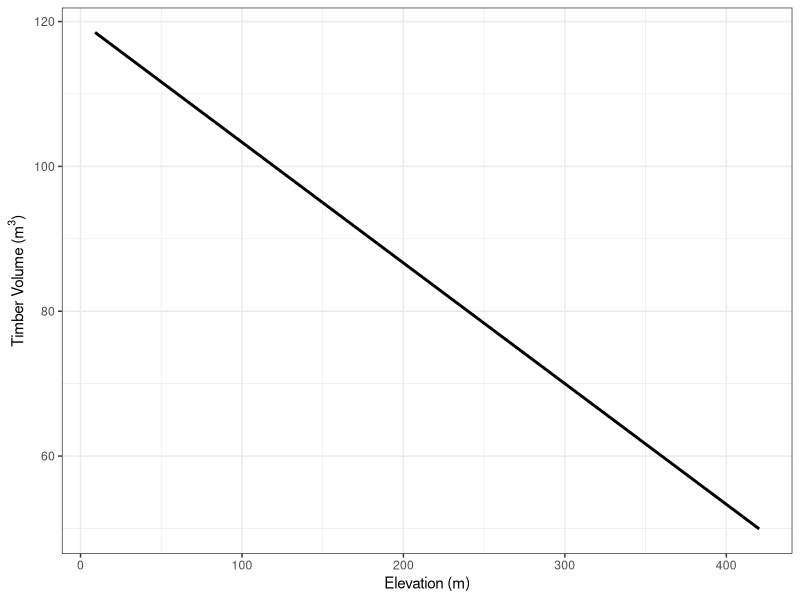
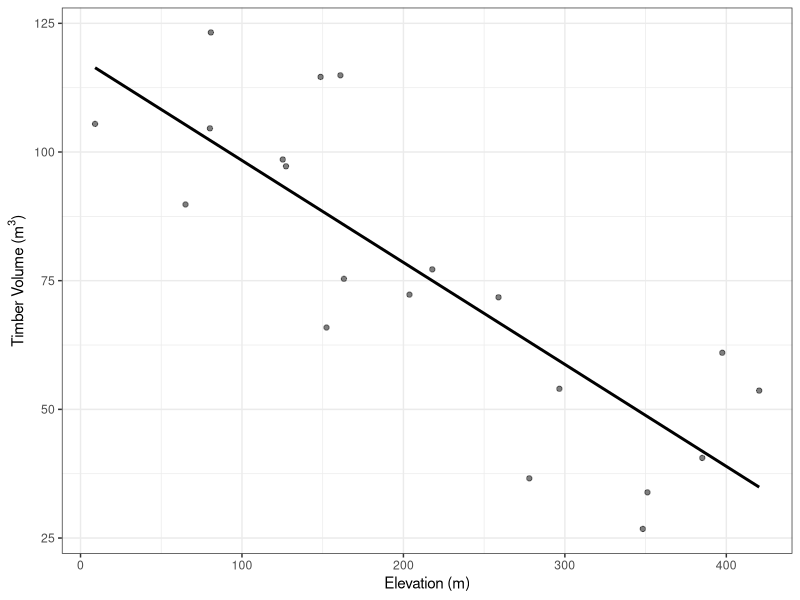
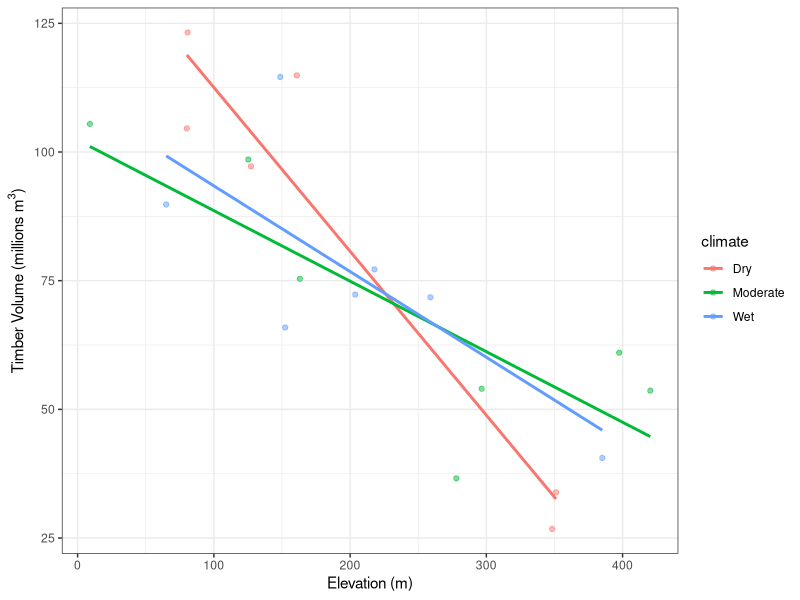
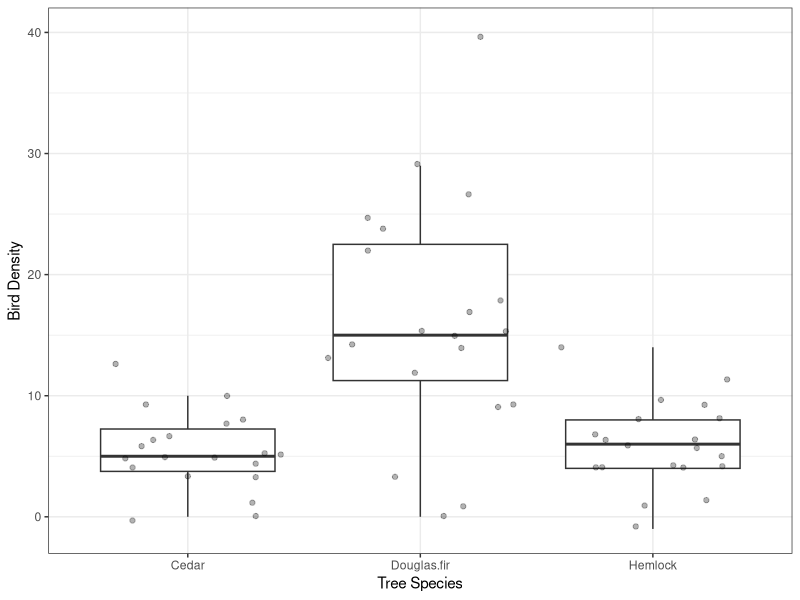
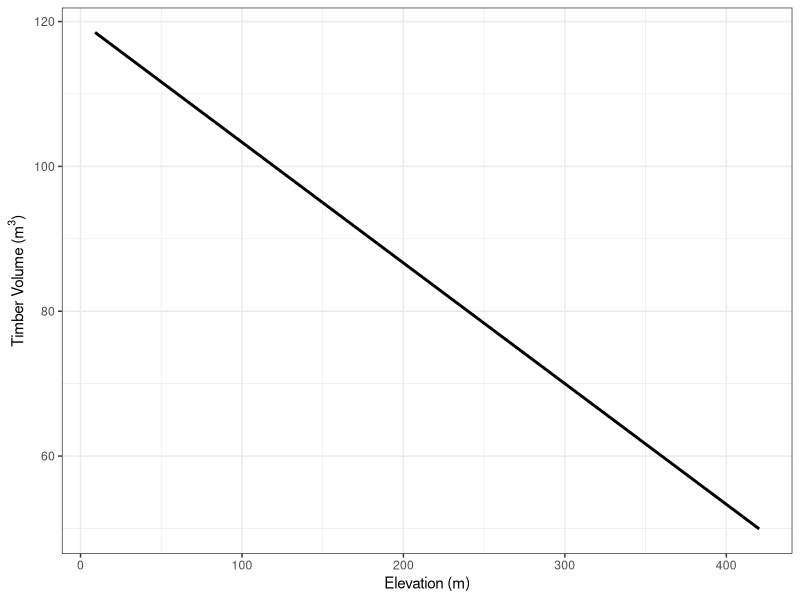
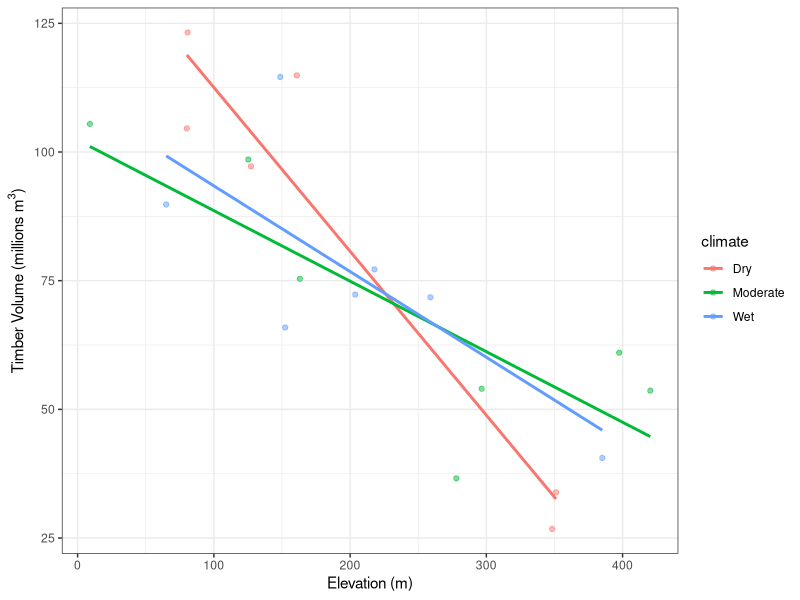
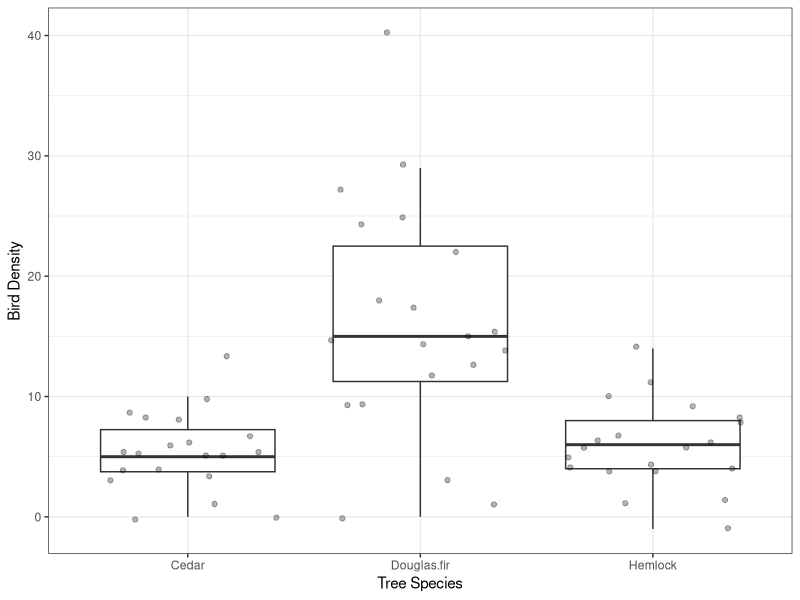

These charts were generated, in order, by the following R code:
## ---- chunk 1
#| warning: false

library(ggplot2)
library(truncnorm)
library(dplyr)
library(tidyr)

# set a seed for reproducibility
set.seed(10)
## ---- chunk 2
elevation <- rtruncnorm(a = 0, b = 1500, n = 20, mean = 200, sd = 200)
## ---- chunk 3
harvesting <- (elevation*(-1/6) + 120)

# y = slope(x) + intercept + random variation
harvesting_random <- (elevation * (-1 / 6) + 120 + rtruncnorm(a = -50, b = 50, n = 20, mean = 0, sd = 20))
## ---- chunk 4
#| warning: false
#| label: fig-first
#| fig-cap: "Relationship between elevation and harvested volume"
#| fig-subcap: true
#| layout-ncol: 2

# join
data1 <- data.frame(
  "elevation" = elevation,
  "harvesting" = harvesting,
  "harvesting_random" = harvesting_random)

# plot linear relationship without variability
p1 <- ggplot(data1, aes(y = harvesting, x = elevation)) +
  geom_line(linewidth = 1) + # line
  labs(x = "Elevation (m)", y = expression(paste("Timber Volume (",m^3, ")"))) + # add axis labels
  theme_bw()
p1

# plot linear relationship with variability
p2 <- ggplot(data1, aes(y = harvesting_random, x = elevation)) +
  geom_point(alpha = 0.5) + #add point data
  geom_smooth(method = "lm", se = FALSE, col = "black") + # add linear regression line
  labs(x = "Elevation (m)", y = expression(paste("Timber Volume (",m^3, ")"))) + # add axis labels
  theme_bw()
p2
## ---- chunk 5
lm1 <- lm(data = data1, harvesting_random ~ elevation)
summary(lm1)
## ---- chunk 6
#| warning: false
#| label: fig-second
#| fig-cap: "Relationship between elevation and harvested volume in relation to climate"

# create 3 climate classes with same length of data
climate <- as.factor(rep(c("Wet", "Moderate", "Dry"), length.out = 20))  # factor for plotting

# concatenate to original data
data1 <- cbind(data1, climate)

p2 <- ggplot(data1, aes(y = harvesting_random, x = elevation, col = climate)) + # assign color based on climate class
  geom_point(alpha=0.5) + #a dd point data
  geom_smooth(method = "lm", se = FALSE) + # add linear regression line (no variability)
  labs(x = "Elevation (m)", y = expression(paste("Timber Volume (millions ", m^3, ")"))) +# add axis labels
  theme_bw()
p2
## ---- chunk 7
lm2 <- lm(data = data1, harvesting_random ~ elevation + climate)
summary(lm2)
## ---- chunk 8
# rounded to 0 decimal places because these should be integers
cedar <-  rtruncnorm(a = 0, b = 20, n = 20, mean = 2, sd = 5) %>% round(0)
fir <- cedar * 3 + rtruncnorm(a = -1, b = 1, n = 20, mean = 0, sd = 1) %>% round(0)
hemlock <- cedar * 1 + rtruncnorm(a = -1, b = 2, n = 20, mean = 0, sd = 1) %>% round(0)
## ---- chunk 9
#| label: fig-third
#| fig-cap: "Boxplot of bird density by tree species"

# join
data2 <- data.frame(
  "Cedar" = cedar,
  "Douglas.fir" = fir,
  "Hemlock" = hemlock) %>%
  pivot_longer(1:3, names_to = "tree", values_to = "birds") # convert to long format

# housekeeping stuff for plotting
data2 <- as.data.frame(data2)
data2$tree <- as.factor(data2$tree)

p3 <- ggplot(data2, aes(x = tree, y = birds)) +
  geom_boxplot(outlier.shape = NA) + # create boxplots and remove outliers
  geom_jitter(alpha = 0.3) + # add the raw data, alpha specifies transparency
  labs(y = "Bird Density", x = "Tree Species") + # add axis labels
  theme_bw()
p3
## ---- chunk 10
aov1 <- aov(data = data2, birds ~ tree)
summary(aov1)
TukeyHSD(aov1)
## ---- chunk 11
#| warning: false
ggsave("figure1.jpg", p1) # specify dpi, width, height, device (png, dpf, etc.) here
ggsave("figure2.jpg", p2)
ggsave('figure3.jpg', p3)
